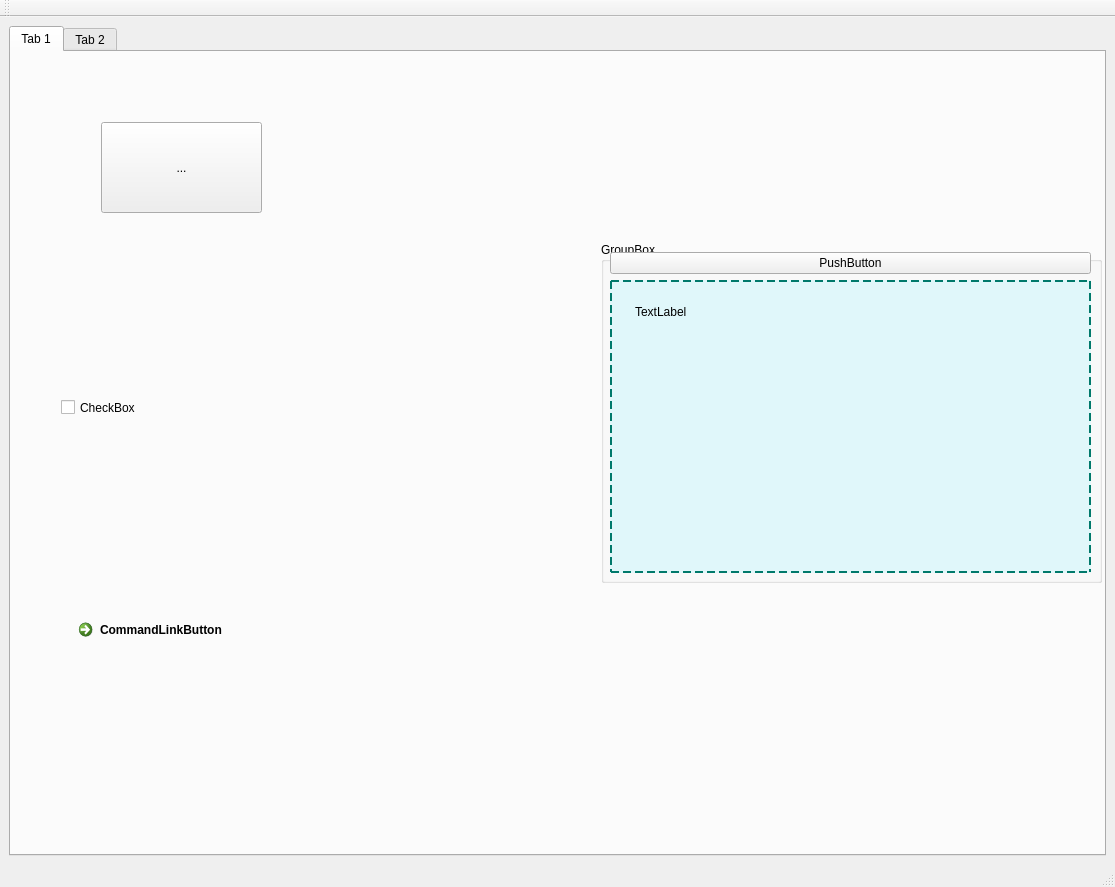
<?xml version="1.0" encoding="UTF-8"?>
<ui version="4.0">
 <class>MainWindow</class>
 <widget class="QMainWindow" name="MainWindow">
  <property name="geometry">
   <rect>
    <x>0</x>
    <y>0</y>
    <width>1115</width>
    <height>887</height>
   </rect>
  </property>
  <property name="windowTitle">
   <string>MainWindow</string>
  </property>
  <widget class="QWidget" name="centralwidget">
   <layout class="QVBoxLayout" name="verticalLayout">
    <item>
     <widget class="QTabWidget" name="tabWidget">
      <property name="currentIndex">
       <number>0</number>
      </property>
      <widget class="QWidget" name="tab">
       <attribute name="title">
        <string>Tab 1</string>
       </attribute>
       <widget class="QGroupBox" name="groupBox">
        <property name="geometry">
         <rect>
          <x>590</x>
          <y>190</y>
          <width>501</width>
          <height>341</height>
         </rect>
        </property>
        <property name="title">
         <string>GroupBox</string>
        </property>
        <widget class="QWidget" name="verticalLayoutWidget">
         <property name="geometry">
          <rect>
           <x>9</x>
           <y>10</y>
           <width>481</width>
           <height>321</height>
          </rect>
         </property>
         <layout class="QVBoxLayout" name="verticalLayout_2">
          <item>
           <widget class="QPushButton" name="pushButton_2">
            <property name="text">
             <string>PushButton</string>
            </property>
           </widget>
          </item>
          <item>
           <widget class="QLabel" name="label">
            <property name="styleSheet">
             <string notr="true">background-color: #e0f7fa;
border: 2px dashed #00796b;
padding: 20px;</string>
            </property>
            <property name="frameShape">
             <enum>QFrame::NoFrame</enum>
            </property>
            <property name="midLineWidth">
             <number>4</number>
            </property>
            <property name="text">
             <string>TextLabel</string>
            </property>
            <property name="textFormat">
             <enum>Qt::PlainText</enum>
            </property>
            <property name="alignment">
             <set>Qt::AlignLeading|Qt::AlignLeft|Qt::AlignTop</set>
            </property>
           </widget>
          </item>
         </layout>
        </widget>
       </widget>
       <widget class="QToolButton" name="toolButton">
        <property name="geometry">
         <rect>
          <x>90</x>
          <y>70</y>
          <width>161</width>
          <height>91</height>
         </rect>
        </property>
        <property name="text">
         <string>...</string>
        </property>
       </widget>
       <widget class="QCheckBox" name="checkBox">
        <property name="geometry">
         <rect>
          <x>50</x>
          <y>280</y>
          <width>301</width>
          <height>151</height>
         </rect>
        </property>
        <property name="text">
         <string>CheckBox</string>
        </property>
       </widget>
       <widget class="QCommandLinkButton" name="commandLinkButton">
        <property name="geometry">
         <rect>
          <x>60</x>
          <y>560</y>
          <width>185</width>
          <height>41</height>
         </rect>
        </property>
        <property name="text">
         <string>CommandLinkButton</string>
        </property>
       </widget>
      </widget>
      <widget class="QWidget" name="tab_2">
       <attribute name="title">
        <string>Tab 2</string>
       </attribute>
      </widget>
     </widget>
    </item>
   </layout>
  </widget>
  <widget class="QMenuBar" name="menubar">
   <property name="geometry">
    <rect>
     <x>0</x>
     <y>0</y>
     <width>1115</width>
     <height>21</height>
    </rect>
   </property>
  </widget>
  <widget class="QStatusBar" name="statusbar"/>
  <widget class="QToolBar" name="toolBar">
   <property name="windowTitle">
    <string>toolBar</string>
   </property>
   <attribute name="toolBarArea">
    <enum>TopToolBarArea</enum>
   </attribute>
   <attribute name="toolBarBreak">
    <bool>false</bool>
   </attribute>
  </widget>
 </widget>
 <resources/>
 <connections/>
</ui>
